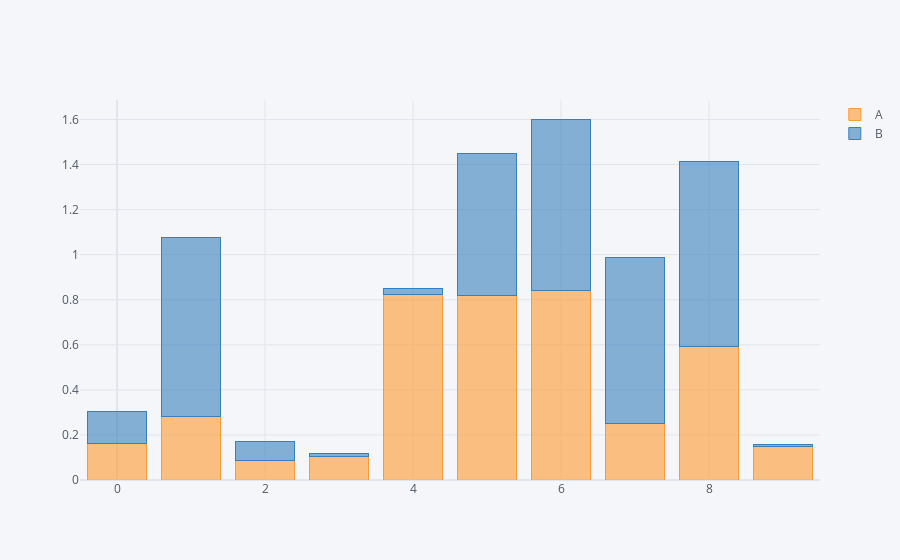

This figure's notebook cell:
### Code cell
df.iplot(kind='bar', barmode='stack') # barmode='stack' 은 누적 그래프

### Figure 1 — Plotly figure (JSON) as saved in the notebook; plotly's stock layout.template omitted (floating-point values rounded to 4 significant figures)
{"data": [{"marker": {"color": "rgba(255, 153, 51, 0.6)", "line": {"color": "rgba(255, 153, 51, 1.0)", "width": 1}}, "name": "A", "orientation": "v", "text": "", "type": "bar", "x": [0, 1, 2, 3, 4, 5, 6, 7, 8, 9], "y": [0.1633, 0.2819, 0.08466, 0.1045, 0.8244, 0.8189, 0.8389, 0.2506, 0.5917, 0.1483]}, {"marker": {"color": "rgba(55, 128, 191, 0.6)", "line": {"color": "rgba(55, 128, 191, 1.0)", "width": 1}}, "name": "B", "orientation": "v", "text": "", "type": "bar", "x": [0, 1, 2, 3, 4, 5, 6, 7, 8, 9], "y": [0.1401, 0.795, 0.08784, 0.01093, 0.02679, 0.6285, 0.7632, 0.738, 0.8231, 0.009416]}], "layout": {"barmode": "stack", "legend": {"bgcolor": "#F5F6F9", "font": {"color": "#4D5663"}, "traceorder": "normal"}, "paper_bgcolor": "#F5F6F9", "plot_bgcolor": "#F5F6F9", "title": {"font": {"color": "#4D5663"}}, "xaxis": {"gridcolor": "#E1E5ED", "showgrid": true, "tickfont": {"color": "#4D5663"}, "title": {"font": {"color": "#4D5663"}, "text": ""}, "zerolinecolor": "#E1E5ED"}, "yaxis": {"gridcolor": "#E1E5ED", "showgrid": true, "tickfont": {"color": "#4D5663"}, "title": {"font": {"color": "#4D5663"}, "text": ""}, "zerolinecolor": "#E1E5ED"}}}
